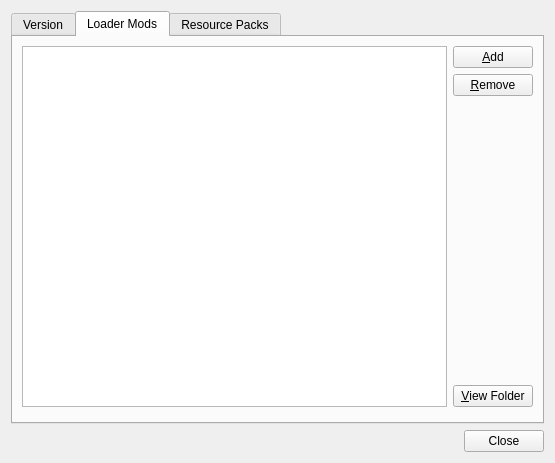
<?xml version="1.0" encoding="UTF-8"?>
<ui version="4.0">
 <class>DerpModEditDialog</class>
 <widget class="QDialog" name="DerpModEditDialog">
  <property name="geometry">
   <rect>
    <x>0</x>
    <y>0</y>
    <width>555</width>
    <height>463</height>
   </rect>
  </property>
  <property name="windowTitle">
   <string>Manage Mods</string>
  </property>
  <layout class="QGridLayout" name="gridLayout">
   <item row="0" column="0">
    <widget class="QTabWidget" name="tabWidget">
     <property name="enabled">
      <bool>true</bool>
     </property>
     <property name="minimumSize">
      <size>
       <width>0</width>
       <height>0</height>
      </size>
     </property>
     <property name="currentIndex">
      <number>1</number>
     </property>
     <widget class="QWidget" name="libTab">
      <attribute name="title">
       <string>Version</string>
      </attribute>
      <layout class="QHBoxLayout" name="horizontalLayout">
       <item>
        <layout class="QVBoxLayout" name="verticalLayout_10">
         <item>
          <widget class="ModListView" name="libraryTreeView">
           <property name="verticalScrollBarPolicy">
            <enum>Qt::ScrollBarAlwaysOn</enum>
           </property>
           <property name="horizontalScrollBarPolicy">
            <enum>Qt::ScrollBarAlwaysOff</enum>
           </property>
          </widget>
         </item>
         <item>
          <layout class="QHBoxLayout" name="horizontalLayout_7">
           <item>
            <widget class="QLabel" name="label">
             <property name="text">
              <string>Main Class:</string>
             </property>
            </widget>
           </item>
           <item>
            <widget class="QLineEdit" name="mainClassEdit">
             <property name="enabled">
              <bool>false</bool>
             </property>
            </widget>
           </item>
          </layout>
         </item>
        </layout>
       </item>
       <item>
        <layout class="QVBoxLayout" name="verticalLayout_4">
         <item>
          <widget class="QPushButton" name="forgeBtn">
           <property name="toolTip">
            <string>Replace any current custom version with Minecraft Forge</string>
           </property>
           <property name="text">
            <string>Install Forge</string>
           </property>
          </widget>
         </item>
         <item>
          <widget class="QPushButton" name="liteloaderBtn">
           <property name="text">
            <string>Install LiteLoader</string>
           </property>
          </widget>
         </item>
         <item>
          <widget class="Line" name="line">
           <property name="frameShadow">
            <enum>QFrame::Sunken</enum>
           </property>
           <property name="orientation">
            <enum>Qt::Horizontal</enum>
           </property>
          </widget>
         </item>
         <item>
          <widget class="QPushButton" name="addLibraryBtn">
           <property name="enabled">
            <bool>false</bool>
           </property>
           <property name="toolTip">
            <string>Add new libraries</string>
           </property>
           <property name="text">
            <string>&amp;Add</string>
           </property>
          </widget>
         </item>
         <item>
          <widget class="QPushButton" name="removeLibraryBtn">
           <property name="enabled">
            <bool>false</bool>
           </property>
           <property name="toolTip">
            <string>Remove selected libraries</string>
           </property>
           <property name="text">
            <string>&amp;Remove</string>
           </property>
          </widget>
         </item>
         <item>
          <widget class="Line" name="line_2">
           <property name="orientation">
            <enum>Qt::Horizontal</enum>
           </property>
          </widget>
         </item>
         <item>
          <widget class="QPushButton" name="customEditorBtn">
           <property name="text">
            <string>Open custom.json</string>
           </property>
          </widget>
         </item>
         <item>
          <spacer name="verticalSpacer_7">
           <property name="orientation">
            <enum>Qt::Vertical</enum>
           </property>
           <property name="sizeHint" stdset="0">
            <size>
             <width>20</width>
             <height>40</height>
            </size>
           </property>
          </spacer>
         </item>
        </layout>
       </item>
      </layout>
     </widget>
     <widget class="QWidget" name="modTab">
      <attribute name="title">
       <string>Loader Mods</string>
      </attribute>
      <layout class="QVBoxLayout" name="verticalLayout_6">
       <item>
        <layout class="QHBoxLayout" name="horizontalLayout_2">
         <item>
          <layout class="QVBoxLayout" name="verticalLayout">
           <item>
            <widget class="ModListView" name="loaderModTreeView">
             <property name="sizePolicy">
              <sizepolicy hsizetype="Expanding" vsizetype="Expanding">
               <horstretch>0</horstretch>
               <verstretch>0</verstretch>
              </sizepolicy>
             </property>
             <property name="acceptDrops">
              <bool>true</bool>
             </property>
             <property name="dragDropMode">
              <enum>QAbstractItemView::DropOnly</enum>
             </property>
            </widget>
           </item>
          </layout>
         </item>
         <item>
          <layout class="QVBoxLayout" name="verticalLayout_2">
           <item>
            <widget class="QPushButton" name="addModBtn">
             <property name="text">
              <string>&amp;Add</string>
             </property>
            </widget>
           </item>
           <item>
            <widget class="QPushButton" name="rmModBtn">
             <property name="text">
              <string>&amp;Remove</string>
             </property>
            </widget>
           </item>
           <item>
            <spacer name="verticalSpacer">
             <property name="orientation">
              <enum>Qt::Vertical</enum>
             </property>
             <property name="sizeHint" stdset="0">
              <size>
               <width>20</width>
               <height>40</height>
              </size>
             </property>
            </spacer>
           </item>
           <item>
            <widget class="QPushButton" name="viewModBtn">
             <property name="text">
              <string>&amp;View Folder</string>
             </property>
            </widget>
           </item>
          </layout>
         </item>
        </layout>
       </item>
       <item>
        <widget class="MCModInfoFrame" name="frame">
         <property name="sizePolicy">
          <sizepolicy hsizetype="Preferred" vsizetype="Minimum">
           <horstretch>0</horstretch>
           <verstretch>0</verstretch>
          </sizepolicy>
         </property>
        </widget>
       </item>
      </layout>
     </widget>
     <widget class="QWidget" name="resPackTab">
      <attribute name="title">
       <string>Resource Packs</string>
      </attribute>
      <layout class="QHBoxLayout" name="horizontalLayout_3">
       <item>
        <widget class="ModListView" name="resPackTreeView">
         <property name="acceptDrops">
          <bool>true</bool>
         </property>
         <property name="dragDropMode">
          <enum>QAbstractItemView::DropOnly</enum>
         </property>
        </widget>
       </item>
       <item>
        <layout class="QVBoxLayout" name="verticalLayout_3">
         <item>
          <widget class="QPushButton" name="addResPackBtn">
           <property name="text">
            <string>&amp;Add</string>
           </property>
          </widget>
         </item>
         <item>
          <widget class="QPushButton" name="rmResPackBtn">
           <property name="text">
            <string>&amp;Remove</string>
           </property>
          </widget>
         </item>
         <item>
          <spacer name="verticalSpacer_2">
           <property name="orientation">
            <enum>Qt::Vertical</enum>
           </property>
           <property name="sizeHint" stdset="0">
            <size>
             <width>20</width>
             <height>40</height>
            </size>
           </property>
          </spacer>
         </item>
         <item>
          <widget class="QPushButton" name="viewResPackBtn">
           <property name="text">
            <string>&amp;View Folder</string>
           </property>
          </widget>
         </item>
        </layout>
       </item>
      </layout>
     </widget>
    </widget>
   </item>
   <item row="1" column="0">
    <widget class="QDialogButtonBox" name="buttonBox">
     <property name="autoFillBackground">
      <bool>false</bool>
     </property>
     <property name="standardButtons">
      <set>QDialogButtonBox::Close</set>
     </property>
    </widget>
   </item>
  </layout>
 </widget>
 <customwidgets>
  <customwidget>
   <class>ModListView</class>
   <extends>QTreeView</extends>
   <header>gui/widgets/ModListView.h</header>
  </customwidget>
  <customwidget>
   <class>MCModInfoFrame</class>
   <extends>QFrame</extends>
   <header>gui/widgets/MCModInfoFrame.h</header>
   <container>1</container>
  </customwidget>
 </customwidgets>
 <resources/>
 <connections/>
</ui>
